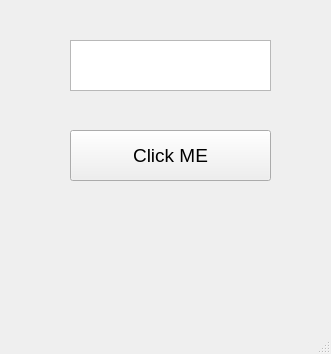
<?xml version="1.0" encoding="UTF-8"?>
<ui version="4.0">
 <class>MainWindow</class>
 <widget class="QMainWindow" name="MainWindow">
  <property name="geometry">
   <rect>
    <x>0</x>
    <y>0</y>
    <width>331</width>
    <height>354</height>
   </rect>
  </property>
  <property name="windowTitle">
   <string>MainWindow</string>
  </property>
  <widget class="QWidget" name="centralwidget">
   <widget class="QPushButton" name="pushButton">
    <property name="geometry">
     <rect>
      <x>70</x>
      <y>130</y>
      <width>201</width>
      <height>51</height>
     </rect>
    </property>
    <property name="font">
     <font>
      <pointsize>14</pointsize>
     </font>
    </property>
    <property name="text">
     <string>Click ME</string>
    </property>
   </widget>
   <widget class="QLabel" name="label">
    <property name="geometry">
     <rect>
      <x>70</x>
      <y>200</y>
      <width>211</width>
      <height>51</height>
     </rect>
    </property>
    <property name="font">
     <font>
      <pointsize>16</pointsize>
     </font>
    </property>
    <property name="text">
     <string/>
    </property>
   </widget>
   <widget class="QTextEdit" name="textEdit">
    <property name="geometry">
     <rect>
      <x>70</x>
      <y>40</y>
      <width>201</width>
      <height>51</height>
     </rect>
    </property>
   </widget>
  </widget>
  <widget class="QMenuBar" name="menubar">
   <property name="geometry">
    <rect>
     <x>0</x>
     <y>0</y>
     <width>331</width>
     <height>22</height>
    </rect>
   </property>
  </widget>
  <widget class="QStatusBar" name="statusbar"/>
 </widget>
 <resources/>
 <connections/>
</ui>
